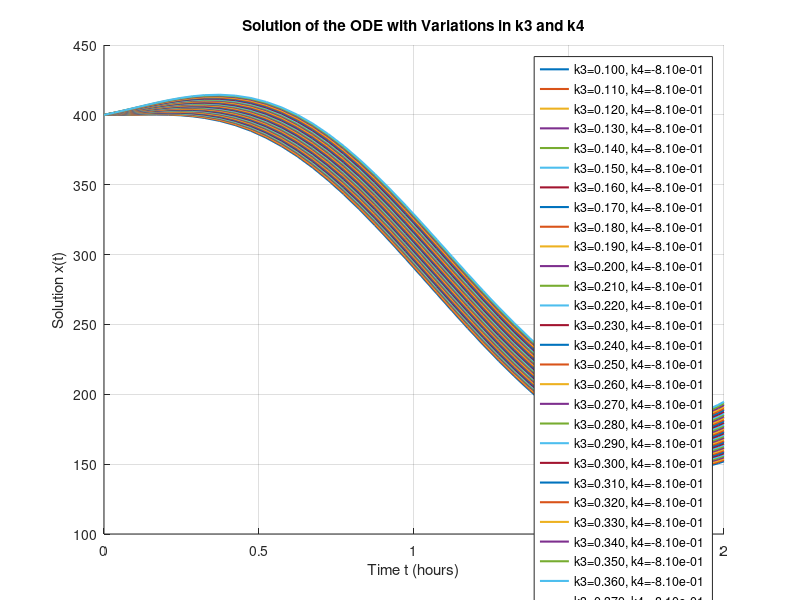

This figure's MATLAB source:
% Parameters
h = 0.309;         % Given value of h
%k3_nominal = 0.305;       % Nominal value of k3
k4_nominal = -0.81;      % Nominal value of k4

% Vary k3 and k4 by +/- 100%
k3_values = linspace(0.1, 0.5, 41);
k4_values = k4_nominal; % 50%, 100%, and 200% of nominal k4

% Initial condition
x0 = 400; % Given initial condition

% Time span (in hours)
tspan = [0, 2];  % Time interval from 0 to 2 hours


% Solve and plot for each combination of k3 and k4
figure;
hold on;
for k3 = k3_values
    for k4 = k4_values
        % Define the ODE with the current k3 and k4
        odefun = @(t, x) -x .* (-k3 * h - k4 * (0.053 - 0.553 * t + 3.088 * t^2 - 1.491 * t^3));
        
        % Solve the ODE
        [t, x] = ode45(odefun, tspan, x0);
        xres = x(41,:)
        % Plot the results
        plot(t, x, 'LineWidth', 1.5, 'DisplayName', sprintf('k3=%.3f, k4=%.2e', k3, k4));
        
    end
end
hold off;

% Add plot details
xlabel('Time t (hours)');
ylabel('Solution x(t)');
title('Solution of the ODE with Variations in k3 and k4');
legend('Location', 'best');
grid on;
